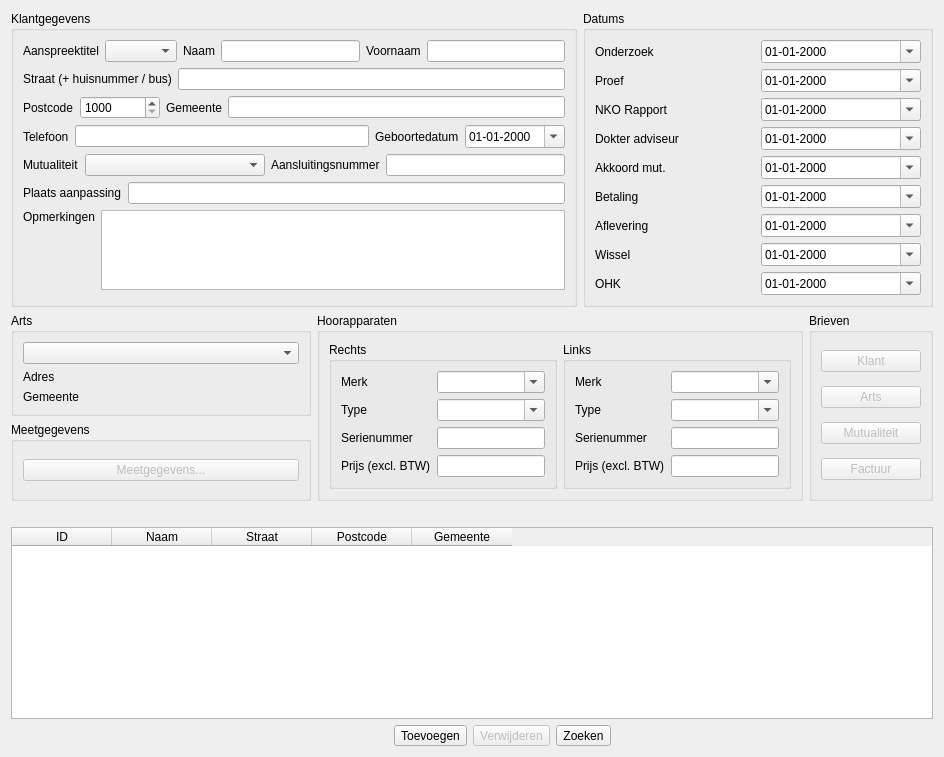
      <widget class="QWidget" name="tabDossier">
       <attribute name="title">
        <string>Dossiers</string>
       </attribute>
       <layout class="QGridLayout" name="gridLayout_8">
        <item row="0" column="0">
         <layout class="QHBoxLayout" name="horizontalLayout_9">
          <item>
           <widget class="QGroupBox" name="g_klantgegevens">
            <property name="sizePolicy">
             <sizepolicy hsizetype="Expanding" vsizetype="Preferred">
              <horstretch>0</horstretch>
              <verstretch>0</verstretch>
             </sizepolicy>
            </property>
            <property name="title">
             <string>Klantgegevens</string>
            </property>
            <layout class="QVBoxLayout" name="verticalLayout">
             <item>
              <layout class="QHBoxLayout" name="horizontalLayout_2">
               <item>
                <widget class="QLabel" name="l_aanspreektitel">
                 <property name="text">
                  <string>Aanspreektitel</string>
                 </property>
                </widget>
               </item>
               <item>
                <widget class="QComboBox" name="m_aanspreektitel"/>
               </item>
               <item>
                <widget class="QLabel" name="l_klantNaam">
                 <property name="text">
                  <string>Naam</string>
                 </property>
                </widget>
               </item>
               <item>
                <widget class="QLineEdit" name="m_klantNaam"/>
               </item>
               <item>
                <widget class="QLabel" name="l_klantVoornaam">
                 <property name="text">
                  <string>Voornaam</string>
                 </property>
                </widget>
               </item>
               <item>
                <widget class="QLineEdit" name="m_klantVoornaam">
                 <property name="sizePolicy">
                  <sizepolicy hsizetype="MinimumExpanding" vsizetype="Fixed">
                   <horstretch>0</horstretch>
                   <verstretch>0</verstretch>
                  </sizepolicy>
                 </property>
                </widget>
               </item>
              </layout>
             </item>
             <item>
              <layout class="QHBoxLayout" name="horizontalLayout_3">
               <item>
                <widget class="QLabel" name="l_klantStraat">
                 <property name="text">
                  <string>Straat (+ huisnummer / bus)</string>
                 </property>
                </widget>
               </item>
               <item>
                <widget class="QLineEdit" name="m_klantStraat"/>
               </item>
              </layout>
             </item>
             <item>
              <layout class="QHBoxLayout" name="horizontalLayout_4">
               <item>
                <widget class="QLabel" name="label_14">
                 <property name="text">
                  <string>Postcode</string>
                 </property>
                </widget>
               </item>
               <item>
                <widget class="QSpinBox" name="m_klantPostcode">
                 <property name="sizePolicy">
                  <sizepolicy hsizetype="Preferred" vsizetype="Fixed">
                   <horstretch>0</horstretch>
                   <verstretch>0</verstretch>
                  </sizepolicy>
                 </property>
                 <property name="minimumSize">
                  <size>
                   <width>80</width>
                   <height>0</height>
                  </size>
                 </property>
                 <property name="minimum">
                  <number>1000</number>
                 </property>
                 <property name="maximum">
                  <number>9999</number>
                 </property>
                </widget>
               </item>
               <item>
                <widget class="QLabel" name="label_15">
                 <property name="text">
                  <string>Gemeente</string>
                 </property>
                </widget>
               </item>
               <item>
                <widget class="QLineEdit" name="m_klantGemeente"/>
               </item>
              </layout>
             </item>
             <item>
              <layout class="QHBoxLayout" name="horizontalLayout_5">
               <item>
                <widget class="QLabel" name="l_klantTelefoon">
                 <property name="text">
                  <string>Telefoon</string>
                 </property>
                </widget>
               </item>
               <item>
                <widget class="QLineEdit" name="m_klantTelefoon"/>
               </item>
               <item>
                <widget class="QLabel" name="l_klantGeboorteDatum">
                 <property name="text">
                  <string>Geboortedatum</string>
                 </property>
                </widget>
               </item>
               <item>
                <widget class="QDateEdit" name="m_klantGeboorteDatum">
                 <property name="minimumSize">
                  <size>
                   <width>100</width>
                   <height>0</height>
                  </size>
                 </property>
                 <property name="maximumSize">
                  <size>
                   <width>200</width>
                   <height>16777215</height>
                  </size>
                 </property>
                 <property name="displayFormat">
                  <string>dd-MM-yyyy</string>
                 </property>
                 <property name="calendarPopup">
                  <bool>true</bool>
                 </property>
                </widget>
               </item>
              </layout>
             </item>
             <item>
              <layout class="QHBoxLayout" name="horizontalLayout_6">
               <item>
                <widget class="QLabel" name="l_klantMutualiteit">
                 <property name="text">
                  <string>Mutualiteit</string>
                 </property>
                </widget>
               </item>
               <item>
                <widget class="QComboBox" name="m_klantMutualiteit">
                 <property name="sizePolicy">
                  <sizepolicy hsizetype="Expanding" vsizetype="Fixed">
                   <horstretch>0</horstretch>
                   <verstretch>0</verstretch>
                  </sizepolicy>
                 </property>
                </widget>
               </item>
               <item>
                <widget class="QLabel" name="l_aansluitingsnummer">
                 <property name="text">
                  <string>Aansluitingsnummer</string>
                 </property>
                </widget>
               </item>
               <item>
                <widget class="QLineEdit" name="m_aansluitingsnummer">
                 <property name="sizePolicy">
                  <sizepolicy hsizetype="Expanding" vsizetype="Fixed">
                   <horstretch>0</horstretch>
                   <verstretch>0</verstretch>
                  </sizepolicy>
                 </property>
                </widget>
               </item>
              </layout>
             </item>
             <item>
              <layout class="QHBoxLayout" name="horizontalLayout_7">
               <item>
                <widget class="QLabel" name="l_plaatsAanpassing">
                 <property name="text">
                  <string>Plaats aanpassing</string>
                 </property>
                </widget>
               </item>
               <item>
                <widget class="QLineEdit" name="m_plaatsAanpassing"/>
               </item>
              </layout>
             </item>
             <item>
              <layout class="QHBoxLayout" name="horizontalLayout_8">
               <item>
                <widget class="QLabel" name="l_klantOpmerkingen">
                 <property name="text">
                  <string>Opmerkingen</string>
                 </property>
                 <property name="alignment">
                  <set>Qt::AlignLeading|Qt::AlignLeft|Qt::AlignTop</set>
                 </property>
                </widget>
               </item>
               <item>
                <widget class="QTextEdit" name="m_klantOpmerkingen">
                 <property name="sizePolicy">
                  <sizepolicy hsizetype="Expanding" vsizetype="Preferred">
                   <horstretch>0</horstretch>
                   <verstretch>0</verstretch>
                  </sizepolicy>
                 </property>
                 <property name="maximumSize">
                  <size>
                   <width>16777215</width>
                   <height>80</height>
                  </size>
                 </property>
                </widget>
               </item>
              </layout>
             </item>
            </layout>
           </widget>
          </item>
          <item>
           <widget class="QGroupBox" name="g_datums">
            <property name="sizePolicy">
             <sizepolicy hsizetype="MinimumExpanding" vsizetype="Preferred">
              <horstretch>0</horstretch>
              <verstretch>0</verstretch>
             </sizepolicy>
            </property>
            <property name="maximumSize">
             <size>
              <width>350</width>
              <height>16777215</height>
             </size>
            </property>
            <property name="title">
             <string>Datums</string>
            </property>
            <layout class="QGridLayout" name="gridLayout_2">
             <item row="0" column="1">
              <widget class="QDateEdit" name="m_datumOnderzoek">
               <property name="displayFormat">
                <string>dd-MM-yyyy</string>
               </property>
               <property name="calendarPopup">
                <bool>true</bool>
               </property>
              </widget>
             </item>
             <item row="1" column="1">
              <widget class="QDateEdit" name="m_datumProef">
               <property name="displayFormat">
                <string>dd-MM-yyyy</string>
               </property>
               <property name="calendarPopup">
                <bool>true</bool>
               </property>
              </widget>
             </item>
             <item row="2" column="1">
              <widget class="QDateEdit" name="m_datumNKO">
               <property name="displayFormat">
                <string>dd-MM-yyyy</string>
               </property>
               <property name="calendarPopup">
                <bool>true</bool>
               </property>
              </widget>
             </item>
             <item row="3" column="1">
              <widget class="QDateEdit" name="m_datumAdviseur">
               <property name="displayFormat">
                <string>dd-MM-yyyy</string>
               </property>
               <property name="calendarPopup">
                <bool>true</bool>
               </property>
              </widget>
             </item>
             <item row="4" column="1">
              <widget class="QDateEdit" name="m_datumMutualiteit">
               <property name="displayFormat">
                <string>dd-MM-yyyy</string>
               </property>
               <property name="calendarPopup">
                <bool>true</bool>
               </property>
              </widget>
             </item>
             <item row="5" column="1">
              <widget class="QDateEdit" name="m_datumBetaling">
               <property name="displayFormat">
                <string>dd-MM-yyyy</string>
               </property>
               <property name="calendarPopup">
                <bool>true</bool>
               </property>
              </widget>
             </item>
             <item row="6" column="1">
              <widget class="QDateEdit" name="m_datumAflevering">
               <property name="displayFormat">
                <string>dd-MM-yyyy</string>
               </property>
               <property name="calendarPopup">
                <bool>true</bool>
               </property>
              </widget>
             </item>
             <item row="7" column="1">
              <widget class="QDateEdit" name="m_datumWissel">
               <property name="displayFormat">
                <string>dd-MM-yyyy</string>
               </property>
               <property name="calendarPopup">
                <bool>true</bool>
               </property>
              </widget>
             </item>
             <item row="8" column="1">
              <widget class="QDateEdit" name="m_datumOHK">
               <property name="displayFormat">
                <string>dd-MM-yyyy</string>
               </property>
               <property name="calendarPopup">
                <bool>true</bool>
               </property>
              </widget>
             </item>
             <item row="0" column="0">
              <widget class="QLabel" name="l_datumOnderzoek">
               <property name="text">
                <string>Onderzoek</string>
               </property>
              </widget>
             </item>
             <item row="1" column="0">
              <widget class="QLabel" name="l_datumProef">
               <property name="text">
                <string>Proef</string>
               </property>
              </widget>
             </item>
             <item row="2" column="0">
              <widget class="QLabel" name="l_datumNKO">
               <property name="text">
                <string>NKO Rapport</string>
               </property>
              </widget>
             </item>
             <item row="3" column="0">
              <widget class="QLabel" name="l_datumAdviseur">
               <property name="text">
                <string>Dokter adviseur</string>
               </property>
              </widget>
             </item>
             <item row="4" column="0">
              <widget class="QLabel" name="l_datumMutualiteit">
               <property name="text">
                <string>Akkoord mut.</string>
               </property>
              </widget>
             </item>
             <item row="5" column="0">
              <widget class="QLabel" name="l_datumBetaling">
               <property name="text">
                <string>Betaling</string>
               </property>
              </widget>
             </item>
             <item row="6" column="0">
              <widget class="QLabel" name="l_datumAflevering">
               <property name="text">
                <string>Aflevering</string>
               </property>
              </widget>
             </item>
             <item row="7" column="0">
              <widget class="QLabel" name="l_datumWissel">
               <property name="text">
                <string>Wissel</string>
               </property>
              </widget>
             </item>
             <item row="8" column="0">
              <widget class="QLabel" name="l_datumOHK">
               <property name="text">
                <string>OHK</string>
               </property>
              </widget>
             </item>
            </layout>
           </widget>
          </item>
         </layout>
        </item>
        <item row="1" column="0">
         <layout class="QHBoxLayout" name="horizontalLayout_10">
          <item>
           <layout class="QVBoxLayout" name="verticalLayout_2">
            <item>
             <widget class="QGroupBox" name="groupBoxKlantArts">
              <property name="minimumSize">
               <size>
                <width>300</width>
                <height>0</height>
               </size>
              </property>
              <property name="title">
               <string>Arts</string>
              </property>
              <layout class="QGridLayout" name="gridLayout_6">
               <item row="0" column="0">
                <widget class="QComboBox" name="m_klantArts"/>
               </item>
               <item row="1" column="0">
                <widget class="QLabel" name="l_klantArtsStraat">
                 <property name="text">
                  <string>Adres</string>
                 </property>
                </widget>
               </item>
               <item row="2" column="0">
                <widget class="QLabel" name="l_klantArtsGemeente">
                 <property name="text">
                  <string>Gemeente</string>
                 </property>
                </widget>
               </item>
              </layout>
             </widget>
            </item>
            <item>
             <widget class="QGroupBox" name="groupBox">
              <property name="title">
               <string>Meetgegevens</string>
              </property>
              <layout class="QGridLayout" name="gridLayout">
               <item row="0" column="0">
                <widget class="QPushButton" name="b_meetgegevens">
                 <property name="enabled">
                  <bool>false</bool>
                 </property>
                 <property name="sizePolicy">
                  <sizepolicy hsizetype="Preferred" vsizetype="Fixed">
                   <horstretch>0</horstretch>
                   <verstretch>0</verstretch>
                  </sizepolicy>
                 </property>
                 <property name="text">
                  <string>Meetgegevens...</string>
                 </property>
                </widget>
               </item>
              </layout>
             </widget>
            </item>
           </layout>
          </item>
          <item>
           <widget class="QGroupBox" name="groupBoxKlantApparaat">
            <property name="title">
             <string>Hoorapparaten</string>
            </property>
            <layout class="QGridLayout" name="gridLayout_5">
             <item row="0" column="0">
              <widget class="QGroupBox" name="groupBoxKlantRechtsApparaat">
               <property name="title">
                <string>Rechts</string>
               </property>
               <layout class="QGridLayout" name="gridLayout_3">
                <item row="0" column="0">
                 <widget class="QLabel" name="label_21">
                  <property name="text">
                   <string>Merk</string>
                  </property>
                 </widget>
                </item>
                <item row="0" column="1">
                 <widget class="QComboBox" name="m_rechterHoorapparaatMerk">
                  <property name="editable">
                   <bool>true</bool>
                  </property>
                 </widget>
                </item>
                <item row="1" column="0">
                 <widget class="QLabel" name="label_22">
                  <property name="text">
                   <string>Type</string>
                  </property>
                 </widget>
                </item>
                <item row="1" column="1">
                 <widget class="QComboBox" name="m_rechterHoorapparaatType">
                  <property name="editable">
                   <bool>true</bool>
                  </property>
                 </widget>
                </item>
                <item row="2" column="0">
                 <widget class="QLabel" name="label_23">
                  <property name="text">
                   <string>Serienummer</string>
                  </property>
                 </widget>
                </item>
                <item row="2" column="1">
                 <widget class="QLineEdit" name="m_rechterHoorapparaatSerienummer"/>
                </item>
                <item row="3" column="0">
                 <widget class="QLabel" name="label_24">
                  <property name="text">
                   <string>Prijs (excl. BTW)</string>
                  </property>
                 </widget>
                </item>
                <item row="3" column="1">
                 <widget class="QLineEdit" name="m_rechterHoorapparaatPrijs"/>
                </item>
               </layout>
              </widget>
             </item>
             <item row="0" column="1">
              <widget class="QGroupBox" name="groupBoxKlantRechtsApparaat_2">
               <property name="title">
                <string>Links</string>
               </property>
               <layout class="QGridLayout" name="gridLayout_4">
                <item row="0" column="0">
                 <widget class="QLabel" name="label_25">
                  <property name="text">
                   <string>Merk</string>
                  </property>
                 </widget>
                </item>
                <item row="0" column="1">
                 <widget class="QComboBox" name="m_linkerHoorapparaatMerk">
                  <property name="editable">
                   <bool>true</bool>
                  </property>
                 </widget>
                </item>
                <item row="1" column="0">
                 <widget class="QLabel" name="label_26">
                  <property name="text">
                   <string>Type</string>
                  </property>
                 </widget>
                </item>
                <item row="1" column="1">
                 <widget class="QComboBox" name="m_linkerHoorapparaatType">
                  <property name="editable">
                   <bool>true</bool>
                  </property>
                 </widget>
                </item>
                <item row="2" column="0">
                 <widget class="QLabel" name="label_27">
                  <property name="text">
                   <string>Serienummer</string>
                  </property>
                 </widget>
                </item>
                <item row="2" column="1">
                 <widget class="QLineEdit" name="m_linkerHoorapparaatSerienummer"/>
                </item>
                <item row="3" column="0">
                 <widget class="QLabel" name="label_28">
                  <property name="text">
                   <string>Prijs (excl. BTW)</string>
                  </property>
                 </widget>
                </item>
                <item row="3" column="1">
                 <widget class="QLineEdit" name="m_linkerHoorapparaatPrijs"/>
                </item>
               </layout>
              </widget>
             </item>
            </layout>
           </widget>
          </item>
          <item>
           <widget class="QGroupBox" name="groupBox_2">
            <property name="title">
             <string>Brieven</string>
            </property>
            <layout class="QGridLayout" name="gridLayout_7">
             <item row="0" column="0">
              <widget class="QPushButton" name="b_klantBrief">
               <property name="enabled">
                <bool>false</bool>
               </property>
               <property name="sizePolicy">
                <sizepolicy hsizetype="Preferred" vsizetype="Fixed">
                 <horstretch>0</horstretch>
                 <verstretch>0</verstretch>
                </sizepolicy>
               </property>
               <property name="minimumSize">
                <size>
                 <width>100</width>
                 <height>0</height>
                </size>
               </property>
               <property name="text">
                <string>Klant</string>
               </property>
              </widget>
             </item>
             <item row="1" column="0">
              <widget class="QPushButton" name="b_artsBrief">
               <property name="enabled">
                <bool>false</bool>
               </property>
               <property name="sizePolicy">
                <sizepolicy hsizetype="Preferred" vsizetype="Fixed">
                 <horstretch>0</horstretch>
                 <verstretch>0</verstretch>
                </sizepolicy>
               </property>
               <property name="minimumSize">
                <size>
                 <width>100</width>
                 <height>0</height>
                </size>
               </property>
               <property name="text">
                <string>Arts</string>
               </property>
              </widget>
             </item>
             <item row="2" column="0">
              <widget class="QPushButton" name="b_mutualiteitBrief">
               <property name="enabled">
                <bool>false</bool>
               </property>
               <property name="sizePolicy">
                <sizepolicy hsizetype="Preferred" vsizetype="Fixed">
                 <horstretch>0</horstretch>
                 <verstretch>0</verstretch>
                </sizepolicy>
               </property>
               <property name="minimumSize">
                <size>
                 <width>100</width>
                 <height>0</height>
                </size>
               </property>
               <property name="text">
                <string>Mutualiteit</string>
               </property>
              </widget>
             </item>
             <item row="3" column="0">
              <widget class="QPushButton" name="b_factuur">
               <property name="enabled">
                <bool>false</bool>
               </property>
               <property name="sizePolicy">
                <sizepolicy hsizetype="Preferred" vsizetype="Fixed">
                 <horstretch>0</horstretch>
                 <verstretch>0</verstretch>
                </sizepolicy>
               </property>
               <property name="minimumSize">
                <size>
                 <width>100</width>
                 <height>0</height>
                </size>
               </property>
               <property name="text">
                <string>Factuur</string>
               </property>
              </widget>
             </item>
            </layout>
           </widget>
          </item>
         </layout>
        </item>
        <item row="2" column="0">
         <spacer name="verticalSpacer">
          <property name="orientation">
           <enum>Qt::Vertical</enum>
          </property>
          <property name="sizeType">
           <enum>QSizePolicy::Fixed</enum>
          </property>
          <property name="sizeHint" stdset="0">
           <size>
            <width>20</width>
            <height>20</height>
           </size>
          </property>
         </spacer>
        </item>
        <item row="3" column="0">
         <widget class="QTableWidget" name="m_klantenLijst">
          <property name="selectionMode">
           <enum>QAbstractItemView::SingleSelection</enum>
          </property>
          <property name="sortingEnabled">
           <bool>true</bool>
          </property>
          <property name="columnCount">
           <number>5</number>
          </property>
          <column>
           <property name="text">
            <string>ID</string>
           </property>
          </column>
          <column>
           <property name="text">
            <string>Naam</string>
           </property>
          </column>
          <column>
           <property name="text">
            <string>Straat</string>
           </property>
          </column>
          <column>
           <property name="text">
            <string>Postcode</string>
           </property>
          </column>
          <column>
           <property name="text">
            <string>Gemeente</string>
           </property>
          </column>
         </widget>
        </item>
        <item row="4" column="0">
         <layout class="QHBoxLayout" name="horizontalLayout">
          <item>
           <spacer name="horizontalSpacer">
            <property name="orientation">
             <enum>Qt::Horizontal</enum>
            </property>
            <property name="sizeHint" stdset="0">
             <size>
              <width>383</width>
              <height>20</height>
             </size>
            </property>
           </spacer>
          </item>
          <item>
           <widget class="QToolButton" name="b_dossierToevoegen">
            <property name="text">
             <string>Toevoegen</string>
            </property>
            <property name="icon">
             <iconset>
              <normalon>:/icons/edit_add-64.png</normalon>
             </iconset>
            </property>
           </widget>
          </item>
          <item>
           <widget class="QToolButton" name="b_dossierVerwijderen">
            <property name="enabled">
             <bool>false</bool>
            </property>
            <property name="text">
             <string>Verwijderen</string>
            </property>
            <property name="icon">
             <iconset>
              <normalon>:/icons/edit_remove-64.png</normalon>
             </iconset>
            </property>
           </widget>
          </item>
          <item>
           <widget class="QToolButton" name="b_dossierZoeken">
            <property name="text">
             <string>Zoeken</string>
            </property>
            <property name="icon">
             <iconset>
              <normalon>:/icons/mail_find-64.png</normalon>
             </iconset>
            </property>
           </widget>
          </item>
          <item>
           <spacer name="horizontalSpacer_2">
            <property name="orientation">
             <enum>Qt::Horizontal</enum>
            </property>
            <property name="sizeHint" stdset="0">
             <size>
              <width>317</width>
              <height>20</height>
             </size>
            </property>
           </spacer>
          </item>
         </layout>
        </item>
       </layout>
      </widget>
